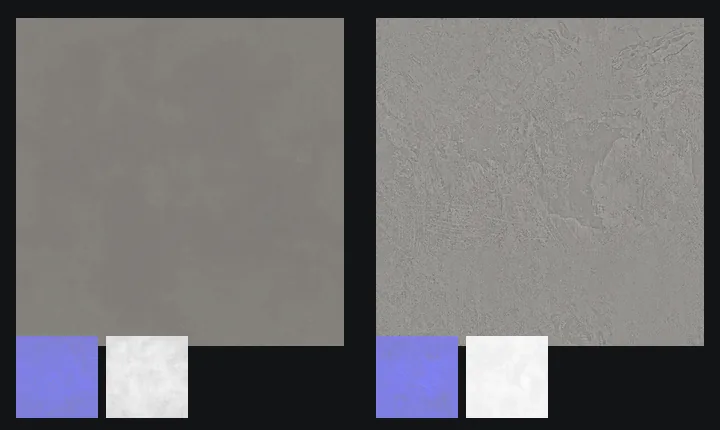
#> input picture src/assets/manifests/reports/human_protocol_level02_false_home_cc0_surfaces_preview.webp, 720 x 430 px
$ python -i ingest-level02-false-home-cc0-surfaces.py   (imports and definitions only)
#> lines starting #> are read from the running program, lines starting #| are printed output that depends on the picture
#> further down, picture is the input picture: PIL image 720x430 RGB; mean R, G, B 114.7, 113.3, 114.8
#!/usr/bin/env python3
"""Bake CC0 Level 02 false-home PBR surfaces for the /build material catalog."""

from __future__ import annotations

import json
from pathlib import Path

from PIL import Image, ImageEnhance


ROOT = Path(__file__).resolve().parents[2]
SOURCE_ROOT = ROOT / "src/assets/external/hp_surface_candidates_2026_06_18/ambientcg"
OUT_DIR = ROOT / "src/assets/textures/environment/builder-surfaces"
REPORT_PATH = ROOT / "src/assets/manifests/reports/human_protocol_level02_false_home_cc0_surfaces_v1.json"
PREVIEW_PATH = ROOT / "src/assets/manifests/reports/human_protocol_level02_false_home_cc0_surfaces_preview.webp"

SIZE = 512


SURFACES = [
    {
        "asset_id": "Plaster001",
        "source_group": "walls",
        "preset_id": "wall_level02_false_home_plaster_v1",
        "label": "L2 假住宅细灰泥墙",
        "prefix": "cc0_wall_level02_plaster001_false_home_v1",
        "role": "warm fine plaster wall for Level 02 false-home residential rooms",
        "source_url": "https://ambientcg.com/view?id=Plaster001",
        "download_url": "https://ambientCG.com/get?file=Plaster001_1K-JPG.zip",
        "brightness": 0.62,
        "contrast": 1.08,
        "saturation": 0.55,
        "tint": (126, 112, 92),
        "tint_alpha": 0.18,
    },
    {
        "asset_id": "Plaster003",
        "source_group": "ceilings",
        "preset_id": "ceiling_level02_false_home_plaster_v1",
        "label": "L2 假住宅暖白石膏顶",
        "prefix": "cc0_ceiling_level02_plaster003_soft_panel_v1",
        "role": "warm muted plaster ceiling for Level 02 false-home residential rooms",
        "source_url": "https://ambientcg.com/view?id=Plaster003",
        "download_url": "https://ambientCG.com/get?file=Plaster003_1K-JPG.zip",
        "brightness": 0.7,
        "contrast": 1.06,
        "saturation": 0.58,
        "tint": (142, 132, 116),
        "tint_alpha": 0.14,
    },
]


def resize(image: Image.Image) -> Image.Image:
    return image.convert("RGB").resize((SIZE, SIZE), Image.Resampling.LANCZOS)


# [7 lines left out: function process_color, not called in this run]


def process_roughness(image: Image.Image) -> Image.Image:
    image = image.convert("L").resize((SIZE, SIZE), Image.Resampling.LANCZOS)
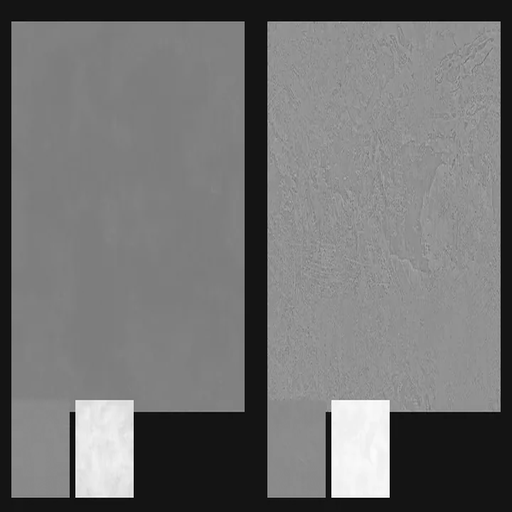
#> image: PIL image 512x512 L; min 0, max 255, mean 114
    image = ImageEnhance.Contrast(image).enhance(0.78)
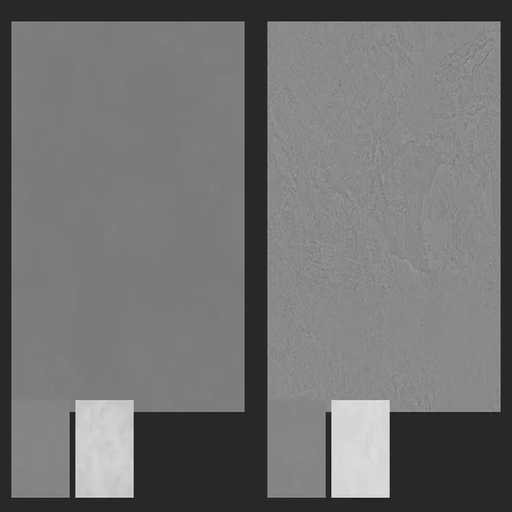
#> image: PIL image 512x512 L; min 25, max 223, mean 113.5
    image = ImageEnhance.Brightness(image).enhance(1.14)
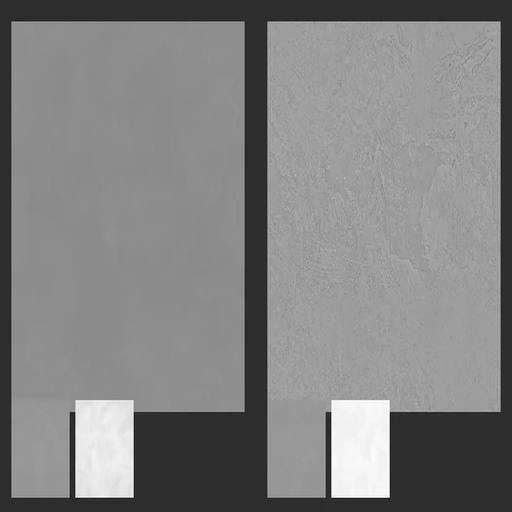
#> image: PIL image 512x512 L; min 28, max 254, mean 128.9
    return Image.merge("RGB", (image, image, image))


def save_webp(image: Image.Image, path: Path) -> None:
    image.save(path, "WEBP", quality=82, method=6)


# [94 lines left out: function main, not called in this run]


# [2 lines not run here, left out]

>>> from PIL import Image
>>> picture = Image.open('../../src/assets/manifests/reports/human_protocol_level02_false_home_cc0_surfaces_preview.webp')
>>> result = process_roughness(picture)
